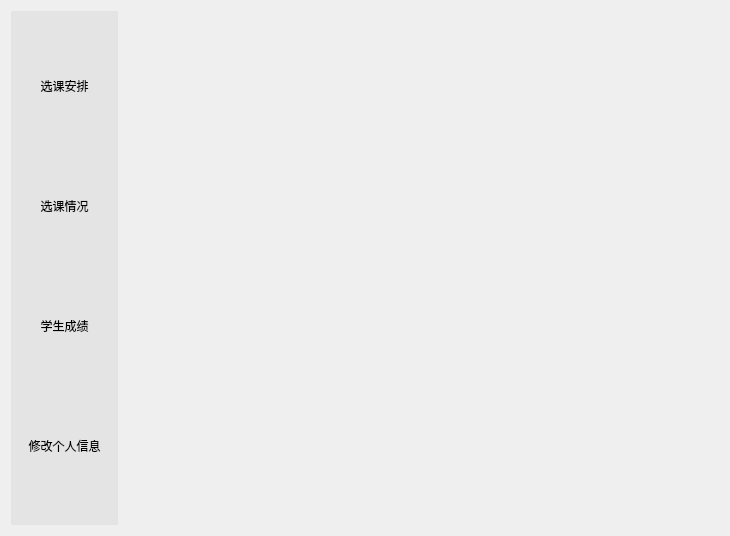
<?xml version="1.0" encoding="UTF-8"?>
<ui version="4.0">
 <class>teaacher</class>
 <widget class="QWidget" name="teaacher">
  <property name="geometry">
   <rect>
    <x>0</x>
    <y>0</y>
    <width>730</width>
    <height>536</height>
   </rect>
  </property>
  <property name="windowTitle">
   <string>Form</string>
  </property>
  <layout class="QGridLayout" name="gridLayout_2">
   <item row="0" column="0">
    <widget class="QWidget" name="widget" native="true">
     <property name="styleSheet">
      <string notr="true">QWidget{
	background-color: rgb(228, 228, 228);  /* 设置背景色为灰色 */
}
</string>
     </property>
     <layout class="QGridLayout" name="gridLayout">
      <item row="1" column="0">
       <widget class="QToolButton" name="toolButton">
        <property name="styleSheet">
         <string notr="true">/* 默认 */
QToolButton{   
	border-top: 3px outset transparent;           /* 上边框宽度3像素、突出显示、颜色为透明 */
	border-bottom: 7px outset transparent;
	border-right: 3px outset transparent;
	border-left: 3px outset transparent;
    min-width: 80px;                            /* 控件最小宽度 */
    min-height: 80px;
	background-color: rgb(228, 228, 228);
}

/* 鼠标悬停 */
QToolButton:hover{
	background-color: rgb(205, 205, 205);
}

/* 点击和按下 */
QToolButton:pressed,QToolButton:checked{
	border-left: 3px outset rgb(93, 95, 97);  /* 左边框宽度3像素、突出显示、颜色为深深灰 */
	background-color: rgb(246, 246, 246);	
}

QPushButton:default {
    border-color: navy; /* make the default button prominent */
}
</string>
        </property>
        <property name="text">
         <string>选课情况</string>
        </property>
        <property name="checkable">
         <bool>true</bool>
        </property>
        <property name="autoExclusive">
         <bool>true</bool>
        </property>
       </widget>
      </item>
      <item row="3" column="0">
       <widget class="QToolButton" name="toolButton_3">
        <property name="styleSheet">
         <string notr="true">/* 默认 */
QToolButton{   
	border-top: 3px outset transparent;           /* 上边框宽度3像素、突出显示、颜色为透明 */
	border-bottom: 7px outset transparent;
	border-right: 3px outset transparent;
	border-left: 3px outset transparent;
    min-width: 80px;                            /* 控件最小宽度 */
    min-height: 80px;
	background-color: rgb(228, 228, 228);
}

/* 鼠标悬停 */
QToolButton:hover{
	background-color: rgb(205, 205, 205);
}

/* 点击和按下 */
QToolButton:pressed,QToolButton:checked{
	border-left: 3px outset rgb(93, 95, 97);  /* 左边框宽度3像素、突出显示、颜色为深深灰 */
	background-color: rgb(246, 246, 246);	
}

QPushButton:default {
    border-color: navy; /* make the default button prominent */
}
</string>
        </property>
        <property name="text">
         <string>学生成绩</string>
        </property>
        <property name="checkable">
         <bool>true</bool>
        </property>
        <property name="autoExclusive">
         <bool>true</bool>
        </property>
       </widget>
      </item>
      <item row="4" column="0">
       <widget class="QToolButton" name="toolButton_4">
        <property name="styleSheet">
         <string notr="true">/* 默认 */
QToolButton{   
	border-top: 3px outset transparent;           /* 上边框宽度3像素、突出显示、颜色为透明 */
	border-bottom: 7px outset transparent;
	border-right: 3px outset transparent;
	border-left: 3px outset transparent;
    min-width: 80px;                            /* 控件最小宽度 */
    min-height: 80px;
	background-color: rgb(228, 228, 228);
}

/* 鼠标悬停 */
QToolButton:hover{
	background-color: rgb(205, 205, 205);
}

/* 点击和按下 */
QToolButton:pressed,QToolButton:checked{
	border-left: 3px outset rgb(93, 95, 97);  /* 左边框宽度3像素、突出显示、颜色为深深灰 */
	background-color: rgb(246, 246, 246);	
}

QPushButton:default {
    border-color: navy; /* make the default button prominent */
}
</string>
        </property>
        <property name="text">
         <string>修改个人信息</string>
        </property>
        <property name="checkable">
         <bool>true</bool>
        </property>
        <property name="autoExclusive">
         <bool>true</bool>
        </property>
       </widget>
      </item>
      <item row="0" column="0">
       <widget class="QToolButton" name="toolButton_2">
        <property name="styleSheet">
         <string notr="true">/* 默认 */
QToolButton{   
	border-top: 3px outset transparent;           /* 上边框宽度3像素、突出显示、颜色为透明 */
	border-bottom: 7px outset transparent;
	border-right: 3px outset transparent;
	border-left: 3px outset transparent;
    min-width: 80px;                            /* 控件最小宽度 */
    min-height: 80px;
	background-color: rgb(228, 228, 228);
}

/* 鼠标悬停 */
QToolButton:hover{
	background-color: rgb(205, 205, 205);
}

/* 点击和按下 */
QToolButton:pressed,QToolButton:checked{
	border-left: 3px outset rgb(93, 95, 97);  /* 左边框宽度3像素、突出显示、颜色为深深灰 */
	background-color: rgb(246, 246, 246);	
}

QPushButton:default {
    border-color: navy; /* make the default button prominent */
}
</string>
        </property>
        <property name="text">
         <string>选课安排</string>
        </property>
        <property name="checkable">
         <bool>true</bool>
        </property>
        <property name="autoExclusive">
         <bool>true</bool>
        </property>
       </widget>
      </item>
     </layout>
    </widget>
   </item>
   <item row="0" column="1">
    <widget class="QStackedWidget" name="stackedWidget">
     <property name="currentIndex">
      <number>0</number>
     </property>
     <widget class="QWidget" name="page"/>
     <widget class="QWidget" name="page_2"/>
    </widget>
   </item>
  </layout>
 </widget>
 <resources/>
 <connections/>
</ui>
